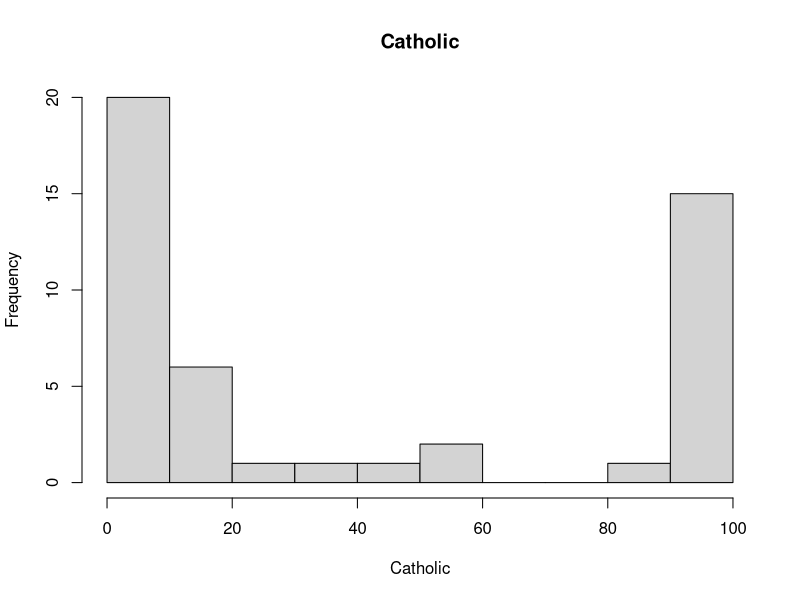
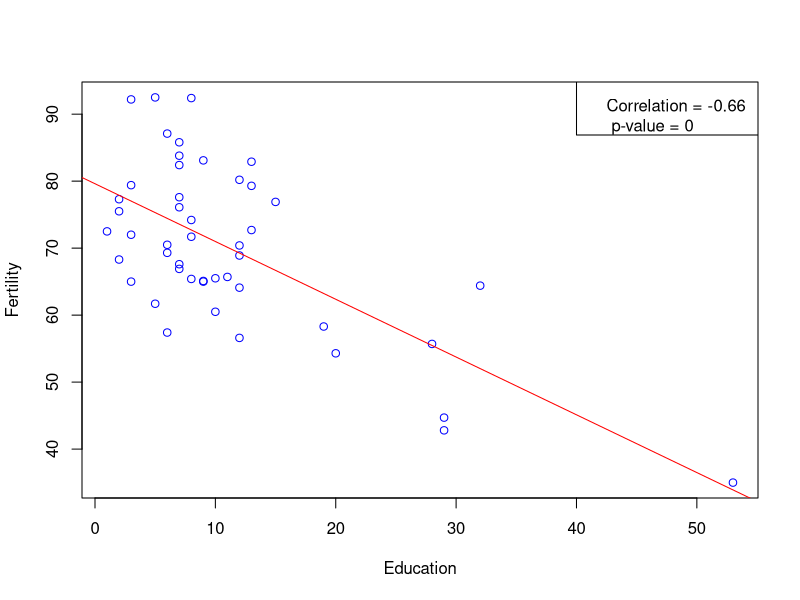
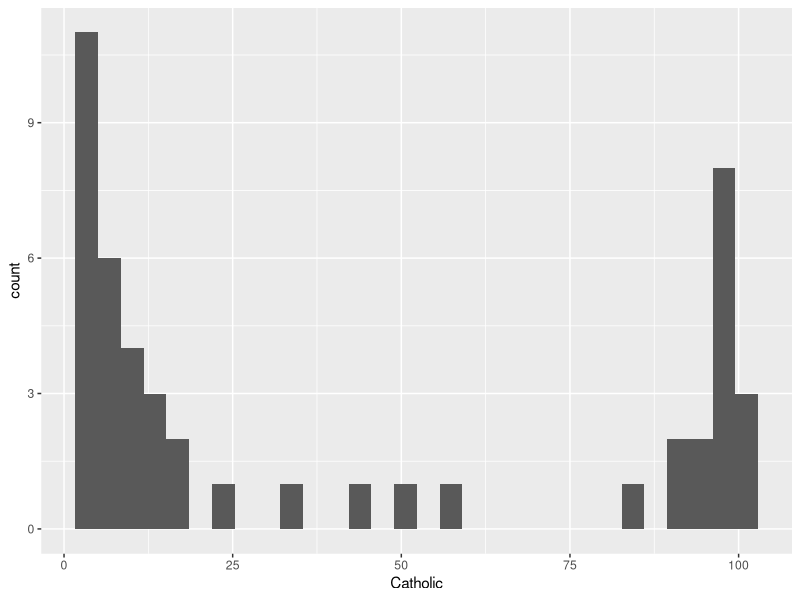
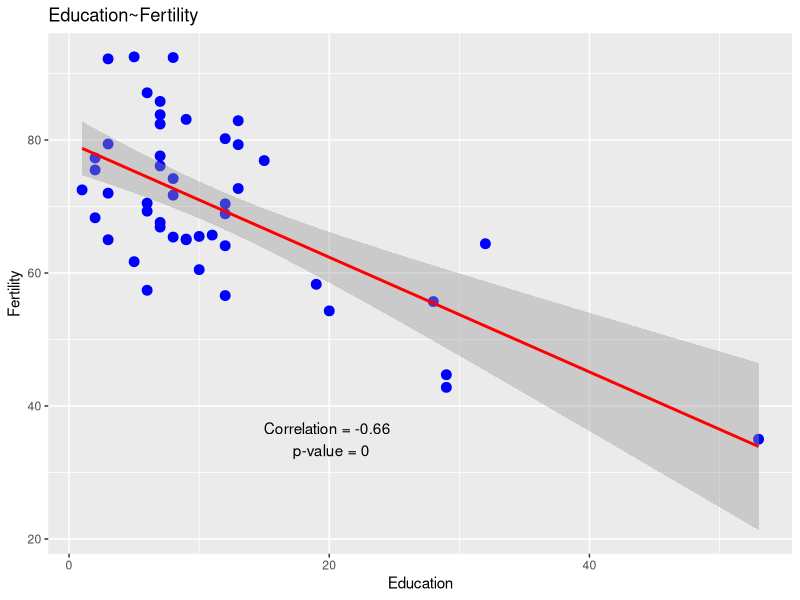
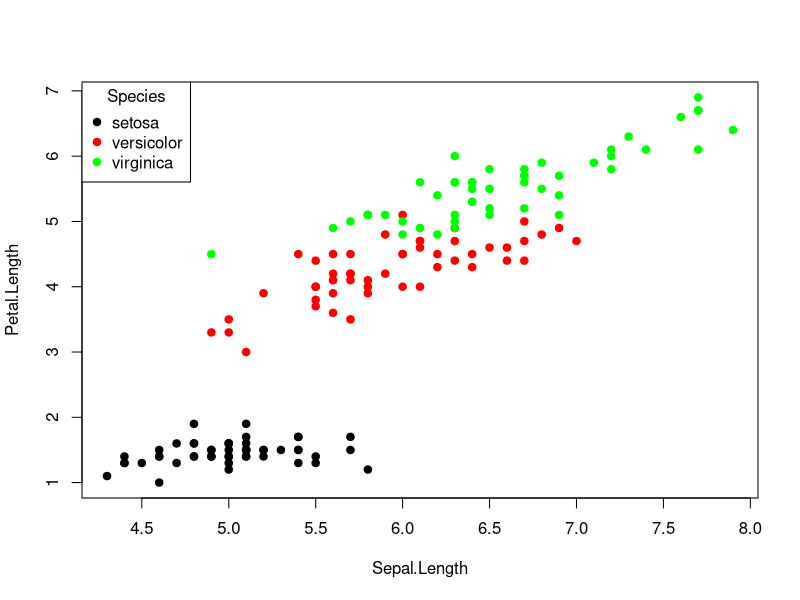
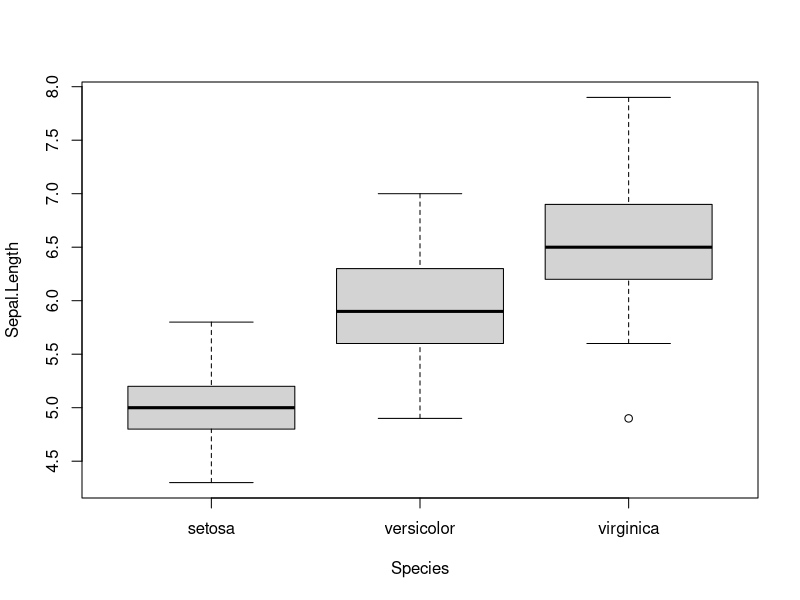
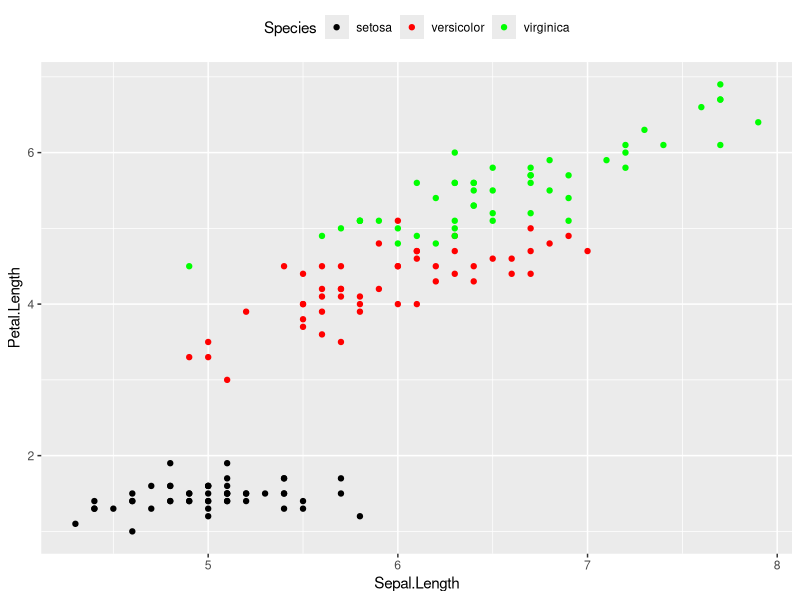
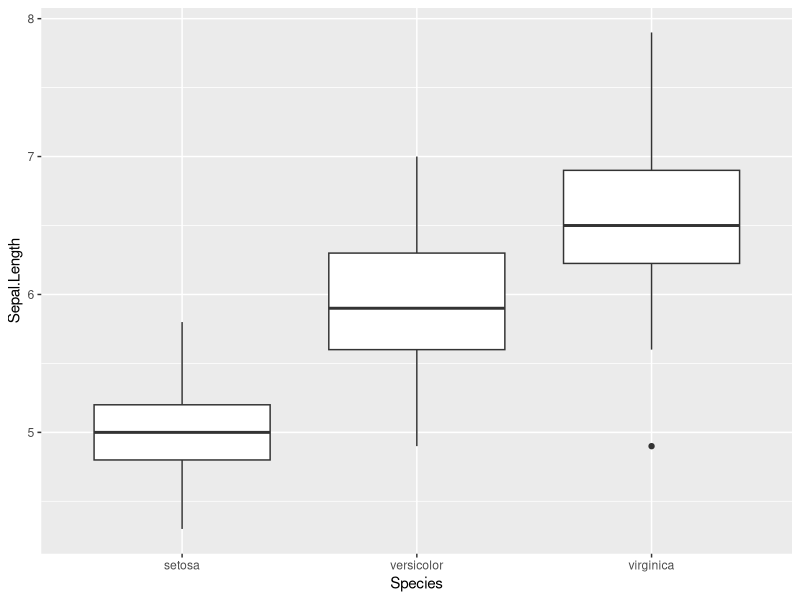

The R script that drew these images, in order:
## ---- chunk 1
Sys.info()[["user"]]
Sys.getenv("HOME")
## ---- chunk 2
library(ggplot2)
#基础作图函数
#直方图↓
hist(x=swiss$Catholic,
     main = "Catholic",
     xlab = "Catholic")
#散点图↓
with(swiss,plot(Education,Fertility,
                col = "blue"))#绘制基础散点图
abline(lm(swiss$Fertility ~ swiss$Education),
       col="red")#添加拟合曲线
cor_val <- cor(swiss$Fertility, swiss$Education)#相关系数
p_val <- cor.test(swiss$Fertility,swiss$Education)$p.value#p值
legend("topright",
       legend = paste("Correlation =",
                      round(cor_val, 2),#保留2位小数
                      "\n",
                      "p-value =",
                      round(p_val, 4)),)

#ggplot2
#直方图↓
ggplot(swiss,aes(x=Catholic))+
  geom_histogram()
#散点图↓
ggplot(swiss, aes(x = Education,y = Fertility)) +
  geom_point(color = "blue",size = 3) +#绘制基础散点图
  geom_smooth(method = "lm",color = "red") +#添加拟合曲线
  labs(title = "Education~Fertility", x = "Education", y = "Fertility") +#标题和xy轴
  annotate("text",#声明注释的类型为文本
           x = 20, y = 35,#添加注释的位置
           label = paste("Correlation =", #注释内容
                         round(cor_val, 2),
                         "\n", 
                         "p-value =", 
                         round(p_val, 4)))
## ---- chunk 3
colors <- c("setosa" = "black","versicolor" = "red","virginica" = "green")#建立物种与颜色的对应（一个字典）

#基础作图函数
#散点图↓
with(iris,
     plot(Sepal.Length,Petal.Length,#基础散点图
          col = colors[Species],#按物种分配颜色
#注：colors[Species]是在画图时按colors这个对应标注颜色，如果只写col=colors，效果等效于colors <- c("red","green","blue")
          pch = 19,#设置颜色为填充色，而不是边缘颜色
          xlab = "Sepal.Length",ylab = "Petal.Length"))#设置xy轴标题
legend("topleft",#设置图例位置
       legend = levels(iris$Species),#设置图例中的元素来自iris$Species
       col = colors,#按之前的对应设置颜色
       pch = 19,#颜色为填充色
       title = "Species")#图例的标题
#boxplot↓
boxplot(Sepal.Length~Species,data = iris)

#ggplot2
#散点图↓
ggplot(iris,aes(x = Sepal.Length,y = Petal.Length,#xy轴数据
                color = Species),#按物种分颜色
       labs(x = Sepal.Length,y = Petal.Length))+#设置xy轴标签
  geom_point()+#画散点图
  scale_color_manual(values = colors)+#手动设置颜色
  theme(legend.position = "top")#设置图例位置
#boxplot↓
ggplot(iris,aes(x = Species,y = Sepal.Length))+
  geom_boxplot()
## ---- chunk 4
library(tidyverse)
library(dplyr)
starwars_noNA <- starwars %>% #获取没有NA的数据
  dplyr::filter(is.na(height)==FALSE&is.na(gender)==FALSE)
base_boxplot <- ggplot(starwars_noNA,aes(x = gender,y = height))+
  geom_boxplot()+
  labs(x = "gender",y = "height")#创建基础boxplot
library(ggsignif)
p1 <- base_boxplot+
  geom_signif(comparisons = list(c("feminine", "masculine")),#设置需要比较的组
              map_signif_level = T)#将图像上方的p值以*代替
p1
## ---- chunk 5
p2 <- ggplot(iris,aes(x = Sepal.Length,y = Sepal.Width,
                      color = Species,#颜色按物种分组
                      shape = Species))+#点形状也按物种分组
  geom_density2d()+#画geom_density2d图
  geom_point()+#画散点图
  labs(title = "IRIS")#添加标题
p2
## ---- chunk 6
#大体思路就是建一个新数据集，由mtcars和mtcars_new组成，mtcars_new就是把mtcars中cyl全改成468，因为facet_wrap要按cyl分组，这样才能分为4 6 8 468四组，其中468组包含全部mtcars全部数据
rm(mtcars)#重置mtcars数据集
mtcars_old <- mtcars#保存原mtcars
mtcars$cyl <- 468#更改列值
mtcars_468 <- mtcars#保存新mtcars
mtcars_new <- dplyr::bind_rows(mtcars_old,mtcars_468)#合并
p3 <- ggplot(mtcars_new,aes(x = wt,y = mpg,
                            col = factor(cyl)))+#按颜色分组
  geom_point()+#画散点图
  geom_smooth()+#添加拟合曲线
  scale_color_manual(breaks = c("4","6","8","468"),
                     values = c("red","green","blue","purple"))+#手动设置颜色，breaks与values一一相对(cyl=4的颜色是red)
  labs(x = "Weight",y = "MPG")+#添加xy轴标签
  facet_wrap(.~cyl,#按cyl分成多列
             ncol = 2,#列数为2
             scales = "free",#设置xy轴不统一
             dir = "h")#按水平方向排布，即第一行是46第二行是8，若是v就是48 )
p3
## ---- chunk 7
## 代码写这里，并运行；

## ---- chunk 8
## 代码写这里，并运行；

## ---- chunk 9
## 代码写这里，并运行；

## ---- chunk 10
## 代码写这里，并运行；

## ---- chunk 11
## 代码写这里，并运行；

